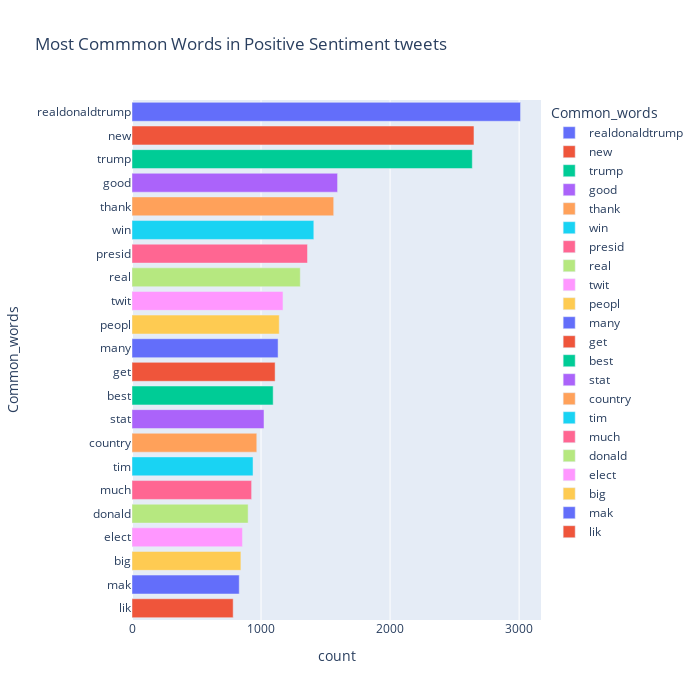

The cell this chart's notebook holds for it:
### Code cell
fig = xp.bar(temp_positive, x="count", y="Common_words", title='Most Commmon Words in Positive Sentiment tweets', orientation='h', 
             width=700, height=700,color='Common_words')
fig.show()
fig.write_image("/Users/ramonmartin/Documents/METIS/project 4/pos_com_sent.png")

### Figure 1 — Plotly figure (JSON) as saved in the notebook; plotly's stock layout.template omitted (floating-point values rounded to 4 significant figures)
{"data": [{"alignmentgroup": "True", "hovertemplate": "Common_words=%{y}<br>count=%{x}<extra></extra>", "legendgroup": "realdonaldtrump", "marker": {"color": "#636efa"}, "name": "realdonaldtrump", "offsetgroup": "realdonaldtrump", "orientation": "h", "showlegend": true, "textposition": "auto", "type": "bar", "x": [3011], "xaxis": "x", "y": ["realdonaldtrump"], "yaxis": "y"}, {"alignmentgroup": "True", "hovertemplate": "Common_words=%{y}<br>count=%{x}<extra></extra>", "legendgroup": "new", "marker": {"color": "#EF553B"}, "name": "new", "offsetgroup": "new", "orientation": "h", "showlegend": true, "textposition": "auto", "type": "bar", "x": [2650], "xaxis": "x", "y": ["new"], "yaxis": "y"}, {"alignmentgroup": "True", "hovertemplate": "Common_words=%{y}<br>count=%{x}<extra></extra>", "legendgroup": "trump", "marker": {"color": "#00cc96"}, "name": "trump", "offsetgroup": "trump", "orientation": "h", "showlegend": true, "textposition": "auto", "type": "bar", "x": [2637], "xaxis": "x", "y": ["trump"], "yaxis": "y"}, {"alignmentgroup": "True", "hovertemplate": "Common_words=%{y}<br>count=%{x}<extra></extra>", "legendgroup": "good", "marker": {"color": "#ab63fa"}, "name": "good", "offsetgroup": "good", "orientation": "h", "showlegend": true, "textposition": "auto", "type": "bar", "x": [1593], "xaxis": "x", "y": ["good"], "yaxis": "y"}, {"alignmentgroup": "True", "hovertemplate": "Common_words=%{y}<br>count=%{x}<extra></extra>", "legendgroup": "thank", "marker": {"color": "#FFA15A"}, "name": "thank", "offsetgroup": "thank", "orientation": "h", "showlegend": true, "textposition": "auto", "type": "bar", "x": [1563], "xaxis": "x", "y": ["thank"], "yaxis": "y"}, {"alignmentgroup": "True", "hovertemplate": "Common_words=%{y}<br>count=%{x}<extra></extra>", "legendgroup": "win", "marker": {"color": "#19d3f3"}, "name": "win", "offsetgroup": "win", "orientation": "h", "showlegend": true, "textposition": "auto", "type": "bar", "x": [1409], "xaxis": "x", "y": ["win"], "yaxis": "y"}, {"alignmentgroup": "True", "hovertemplate": "Common_words=%{y}<br>count=%{x}<extra></extra>", "legendgroup": "presid", "marker": {"color": "#FF6692"}, "name": "presid", "offsetgroup": "presid", "orientation": "h", "showlegend": true, "textposition": "auto", "type": "bar", "x": [1360], "xaxis": "x", "y": ["presid"], "yaxis": "y"}, {"alignmentgroup": "True", "hovertemplate": "Common_words=%{y}<br>count=%{x}<extra></extra>", "legendgroup": "real", "marker": {"color": "#B6E880"}, "name": "real", "offsetgroup": "real", "orientation": "h", "showlegend": true, "textposition": "auto", "type": "bar", "x": [1304], "xaxis": "x", "y": ["real"], "yaxis": "y"}, {"alignmentgroup": "True", "hovertemplate": "Common_words=%{y}<br>count=%{x}<extra></extra>", "legendgroup": "twit", "marker": {"color": "#FF97FF"}, "name": "twit", "offsetgroup": "twit", "orientation": "h", "showlegend": true, "textposition": "auto", "type": "bar", "x": [1170], "xaxis": "x", "y": ["twit"], "yaxis": "y"}, {"alignmentgroup": "True", "hovertemplate": "Common_words=%{y}<br>count=%{x}<extra></extra>", "legendgroup": "peopl", "marker": {"color": "#FECB52"}, "name": "peopl", "offsetgroup": "peopl", "orientation": "h", "showlegend": true, "textposition": "auto", "type": "bar", "x": [1141], "xaxis": "x", "y": ["peopl"], "yaxis": "y"}, {"alignmentgroup": "True", "hovertemplate": "Common_words=%{y}<br>count=%{x}<extra></extra>", "legendgroup": "many", "marker": {"color": "#636efa"}, "name": "many", "offsetgroup": "many", "orientation": "h", "showlegend": true, "textposition": "auto", "type": "bar", "x": [1132], "xaxis": "x", "y": ["many"], "yaxis": "y"}, {"alignmentgroup": "True", "hovertemplate": "Common_words=%{y}<br>count=%{x}<extra></extra>", "legendgroup": "get", "marker": {"color": "#EF553B"}, "name": "get", "offsetgroup": "get", "orientation": "h", "showlegend": true, "textposition": "auto", "type": "bar", "x": [1109], "xaxis": "x", "y": ["get"], "yaxis": "y"}, {"alignmentgroup": "True", "hovertemplate": "Common_words=%{y}<br>count=%{x}<extra></extra>", "legendgroup": "best", "marker": {"color": "#00cc96"}, "name": "best", "offsetgroup": "best", "orientation": "h", "showlegend": true, "textposition": "auto", "type": "bar", "x": [1094], "xaxis": "x", "y": ["best"], "yaxis": "y"}, {"alignmentgroup": "True", "hovertemplate": "Common_words=%{y}<br>count=%{x}<extra></extra>", "legendgroup": "stat", "marker": {"color": "#ab63fa"}, "name": "stat", "offsetgroup": "stat", "orientation": "h", "showlegend": true, "textposition": "auto", "type": "bar", "x": [1023], "xaxis": "x", "y": ["stat"], "yaxis": "y"}, {"alignmentgroup": "True", "hovertemplate": "Common_words=%{y}<br>count=%{x}<extra></extra>", "legendgroup": "country", "marker": {"color": "#FFA15A"}, "name": "country", "offsetgroup": "country", "orientation": "h", "showlegend": true, "textposition": "auto", "type": "bar", "x": [967], "xaxis": "x", "y": ["country"], "yaxis": "y"}, {"alignmentgroup": "True", "hovertemplate": "Common_words=%{y}<br>count=%{x}<extra></extra>", "legendgroup": "tim", "marker": {"color": "#19d3f3"}, "name": "tim", "offsetgroup": "tim", "orientation": "h", "showlegend": true, "textposition": "auto", "type": "bar", "x": [938], "xaxis": "x", "y": ["tim"], "yaxis": "y"}, {"alignmentgroup": "True", "hovertemplate": "Common_words=%{y}<br>count=%{x}<extra></extra>", "legendgroup": "much", "marker": {"color": "#FF6692"}, "name": "much", "offsetgroup": "much", "orientation": "h", "showlegend": true, "textposition": "auto", "type": "bar", "x": [927], "xaxis": "x", "y": ["much"], "yaxis": "y"}, {"alignmentgroup": "True", "hovertemplate": "Common_words=%{y}<br>count=%{x}<extra></extra>", "legendgroup": "donald", "marker": {"color": "#B6E880"}, "name": "donald", "offsetgroup": "donald", "orientation": "h", "showlegend": true, "textposition": "auto", "type": "bar", "x": [900], "xaxis": "x", "y": ["donald"], "yaxis": "y"}, {"alignmentgroup": "True", "hovertemplate": "Common_words=%{y}<br>count=%{x}<extra></extra>", "legendgroup": "elect", "marker": {"color": "#FF97FF"}, "name": "elect", "offsetgroup": "elect", "orientation": "h", "showlegend": true, "textposition": "auto", "type": "bar", "x": [856], "xaxis": "x", "y": ["elect"], "yaxis": "y"}, {"alignmentgroup": "True", "hovertemplate": "Common_words=%{y}<br>count=%{x}<extra></extra>", "legendgroup": "big", "marker": {"color": "#FECB52"}, "name": "big", "offsetgroup": "big", "orientation": "h", "showlegend": true, "textposition": "auto", "type": "bar", "x": [844], "xaxis": "x", "y": ["big"], "yaxis": "y"}, {"alignmentgroup": "True", "hovertemplate": "Common_words=%{y}<br>count=%{x}<extra></extra>", "legendgroup": "mak", "marker": {"color": "#636efa"}, "name": "mak", "offsetgroup": "mak", "orientation": "h", "showlegend": true, "textposition": "auto", "type": "bar", "x": [831], "xaxis": "x", "y": ["mak"], "yaxis": "y"}, {"alignmentgroup": "True", "hovertemplate": "Common_words=%{y}<br>count=%{x}<extra></extra>", "legendgroup": "lik", "marker": {"color": "#EF553B"}, "name": "lik", "offsetgroup": "lik", "orientation": "h", "showlegend": true, "textposition": "auto", "type": "bar", "x": [784], "xaxis": "x", "y": ["lik"], "yaxis": "y"}], "layout": {"barmode": "relative", "height": 700, "legend": {"title": {"text": "Common_words"}, "tracegroupgap": 0}, "title": {"text": "Most Commmon Words in Positive Sentiment tweets"}, "width": 700, "xaxis": {"anchor": "y", "autorange": true, "domain": [0, 1], "range": [0, 3169.0], "title": {"text": "count"}, "type": "linear"}, "yaxis": {"anchor": "x", "autorange": true, "categoryarray": ["lik", "mak", "big", "elect", "donald", "much", "tim", "country", "stat", "best", "get", "many", "peopl", "twit", "real", "presid", "win", "thank", "good", "trump", "new", "realdonaldtrump"], "categoryorder": "array", "domain": [0, 1], "range": [-0.5, 21.5], "title": {"text": "Common_words"}, "type": "category"}}}
